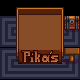

Rendered tile map (Tiled .tmx) drawn with the repository's tilesets; below, a short description and the full map source, tile grids included:
An orthogonal 5x5 tile map with 16x16 px tiles, 7 tile layers (Back, Back5, Buildings, Buildings1, ...), 4 tilesets.

<map version="1.10" tiledversion="1.10.2" orientation="orthogonal" renderorder="right-down" compressionlevel="0" width="5" height="5" tilewidth="16" tileheight="16" infinite="0" nextlayerid="21" nextobjectid="59">
 <properties>
  <property name="AllowGiantCrops" value="T" />
  <property name="CanBuildHere" value="T" />
  <property name="EnableGrassSpread" value="T" />
  <property name="Fall_Objects" value="T" />
  <property name="FarmFishLocationOverride" value="Mountain 0.5" />
  <property name="ForceAllowTreePlanting" value="T" />
  <property name="IsFarm" value="T" />
  <property name="LocationContext" value="Default" />
  <property name="LooserBuildRestrictions" value="T" />
  <property name="Outdoors" value="T" />
  <property name="Spring_Objects" value="T" />
  <property name="Summer_Objects" value="T" />
  <property name="Winter_Objects" value="T" />
 </properties>
 <tileset firstgid="1" name="Festivals" tilewidth="16" tileheight="16" tilecount="1024" columns="32">
  <image source="Festivals.png" width="512" height="512" />
 </tileset>
 <tileset firstgid="1025" name="pika" tilewidth="16" tileheight="16" tilecount="3" columns="3">
  <image source="pika.png" width="48" height="18" />
 </tileset>
 <tileset firstgid="1028" name="Craftables" tilewidth="16" tileheight="16" tilecount="736" columns="8">
  <image source="Craftables.png" width="128" height="1472" />
 </tileset>
 <tileset firstgid="1764" name="furniture" tilewidth="16" tileheight="16" tilecount="2976" columns="32">
  <image source="furniture.png" width="512" height="1488" />
 </tileset>
 <layer id="1" name="Back" width="5" height="5">
  <data encoding="csv">
0,0,0,0,0,
0,0,0,0,0,
0,0,0,0,0,
0,0,0,0,0,
0,0,0,0,0
</data>
 </layer>
 <layer id="19" name="Back5" width="5" height="5">
  <data encoding="csv">
0,0,0,0,0,
3225,3226,3226,3226,3227,
3257,3258,3258,3258,3259,
3225,3226,3226,3226,3227,
3257,3258,3258,3258,3259
</data>
 </layer>
 <layer id="2" name="Buildings" width="5" height="5">
  <data encoding="csv">
0,0,0,0,0,
0,286,287,288,1294,
0,318,319,320,0,
0,350,351,352,1105,
0,0,0,0,0
</data>
 </layer>
 <layer id="20" name="Buildings1" width="5" height="5">
  <data encoding="csv">
0,0,0,0,0,
0,0,0,0,0,
0,0,0,0,0,
0,1025,1026,1027,0,
0,0,0,0,0
</data>
 </layer>
 <layer id="3" name="Front" width="5" height="5">
  <data encoding="csv">
0,254,255,256,0,
0,0,0,0,0,
0,0,0,0,0,
0,0,0,0,0,
0,0,0,0,0
</data>
 </layer>
 <layer id="4" name="AlwaysFront" width="5" height="5">
  <data encoding="csv">
0,0,0,0,0,
0,0,0,0,0,
0,0,0,0,0,
0,0,0,0,0,
0,0,0,0,0
</data>
 </layer>
 <layer id="5" name="Paths" width="5" height="5">
  <data encoding="csv">
0,0,0,0,0,
0,0,0,0,0,
0,0,0,0,0,
0,0,0,0,0,
0,0,0,0,0
</data>
 </layer>
 <objectgroup id="6" name="Back" />
 <objectgroup id="7" name="Buildings" />
 <objectgroup id="8" name="Front" />
 <objectgroup id="9" name="AlwaysFront" />
 <objectgroup id="10" name="Paths" />
</map>
